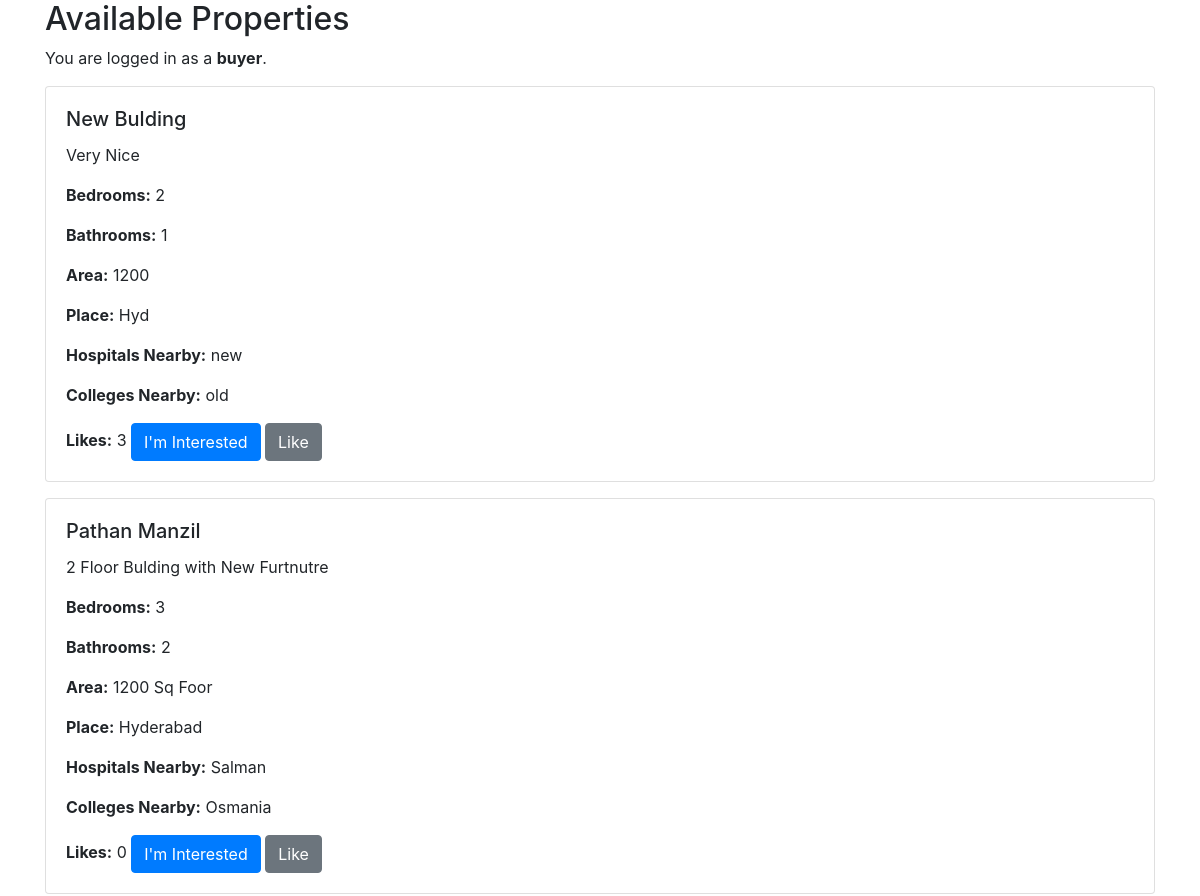
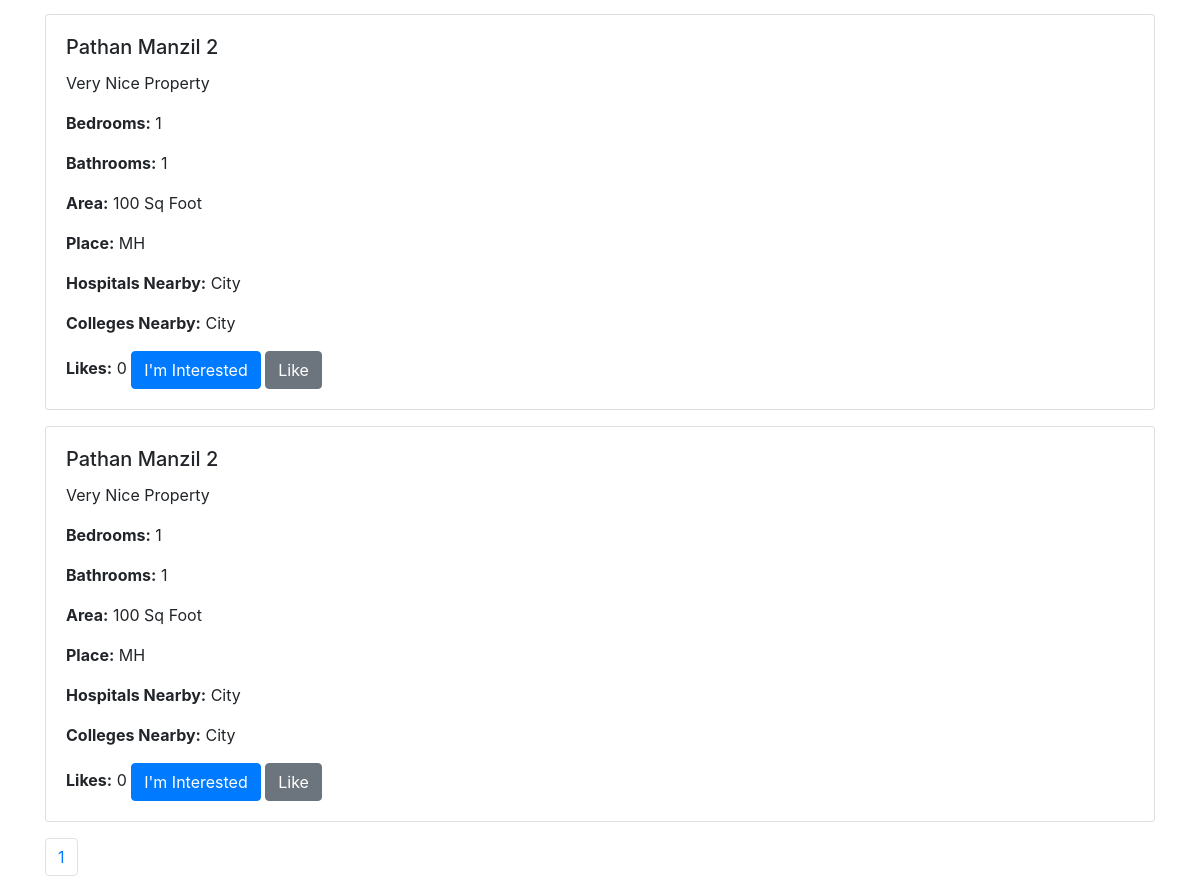
Page /view_properties.php (signed in) on the committed database (2 pictures, top to bottom).
### tables this page shows
CREATE TABLE `properties` (
  `id` int(11) NOT NULL,
  `user_id` int(11) DEFAULT NULL,
  `title` varchar(100) DEFAULT NULL,
  `description` text DEFAULT NULL,
  `bedrooms` int(11) DEFAULT NULL,
  `bathrooms` int(11) DEFAULT NULL,
  `area` varchar(100) DEFAULT NULL,
  `place` varchar(100) DEFAULT NULL,
  `hospitals_nearby` varchar(255) DEFAULT NULL,
  `colleges_nearby` varchar(255) DEFAULT NULL,
  `likes` int(11) DEFAULT 0
);

### view_properties.php (the view, shortened to what this page needs)
<?php
include('config/database.php');
$user_type = $_SESSION['user_type'];
$limit = 10;
if (isset($_GET["page"])) {
    $page  = $_GET["page"];
} else {
    $page = 1;
}
$start_from = ($page - 1) * $limit;
$sql = "SELECT * FROM properties LIMIT $start_from, $limit";
$result = $conn->query($sql);
$sql_total = "SELECT COUNT(id) FROM properties";
$total_records = $conn->query($sql_total)->fetch_array()[0];
$total_pages = ceil($total_records / $limit);
?>
<!DOCTYPE html>
<html lang="en">
<head>
    <link href="https://stackpath.bootstrapcdn.com/bootstrap/4.5.2/css/bootstrap.min.css" rel="stylesheet">
</head>
<body>
    <div class="container">
        <h2>Available Properties</h2>
        <p>You are logged in as a <strong><?php echo $user_type; ?></strong>.</p>
        <?php while ($row = $result->fetch_assoc()): ?>
        <div class="card mb-3">
            <div class="card-body">
                <h5 class="card-title"><?= $row['title'] ?></h5>
                <p class="card-text"><?= $row['description'] ?></p>
                <p class="card-text"><strong>Bedrooms:</strong> <?= $row['bedrooms'] ?></p>
                <p class="card-text"><strong>Bathrooms:</strong> <?= $row['bathrooms'] ?></p>
                <p class="card-text"><strong>Area:</strong> <?= $row['area'] ?></p>
                <p class="card-text"><strong>Place:</strong> <?= $row['place'] ?></p>
                <p class="card-text"><strong>Hospitals Nearby:</strong> <?= $row['hospitals_nearby'] ?></p>
                <p class="card-text"><strong>Colleges Nearby:</strong> <?= $row['colleges_nearby'] ?></p>
                <span><strong>Likes:</strong> <?= $row['likes'] ?></span>
                <?php if ($user_type == 'buyer'): ?>
                    <button class="btn btn-primary" onclick="interested(<?= $row['id'] ?>)">I'm Interested</button>
                    <button class="btn btn-secondary" onclick="likeProperty(<?= $row['id'] ?>)">Like</button>
                <?php endif; ?>
            </div>
        </div>
        <?php endwhile; ?>
        <nav aria-label="Page navigation example">
            <ul class="pagination">
                <?php for ($i = 1; $i <= $total_pages; $i++): ?>
                <li class="page-item"><a class="page-link" href="view_properties.php?page=<?= $i ?>"><?= $i ?></a></li>
                <?php endfor; ?>
            </ul>
        </nav>
    </div>
</body>
</html>

### rows in the picture
properties: title "New Bulding", description "Very Nice", bedrooms "2", bathrooms "1", area "1200", place "Hyd", hospitals_nearby "new", colleges_nearby "old", likes "3"
properties: title "Pathan Manzil", description "2 Floor Bulding with New Furtnutre", bedrooms "3", bathrooms "2", area "1200 Sq Foor", place "Hyderabad", hospitals_nearby "Salman", colleges_nearby "Osmania", likes "0"
properties: title "Pathan Manzil 2", description "Very Nice Property", bedrooms "1", bathrooms "1", area "100 Sq Foot", place "MH", hospitals_nearby "City", colleges_nearby "City", likes "0"
properties: title "Pathan Manzil 2", description "Very Nice Property", bedrooms "1", bathrooms "1", area "100 Sq Foot", place "MH", hospitals_nearby "City", colleges_nearby "City", likes "0"

### other values in the picture
$user_type "buyer"
